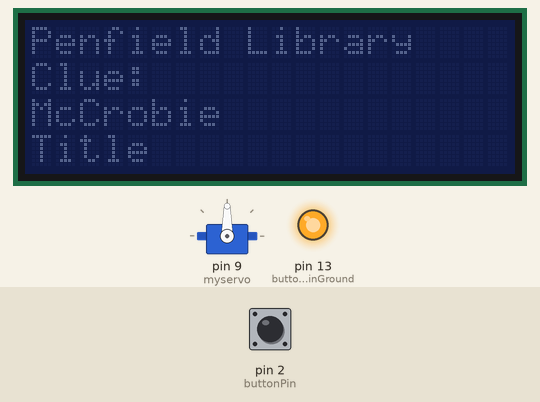
Recording of a sketch running on a simulated Arduino Uno, built with avr-gcc and run on an emulated ATmega328P. Shown: servo, 20×4 character LCD, output pins drawn as LEDs (lit = HIGH). The inputs (shaded band) are chosen by the test bench; at power-on: pin 2 (buttonPin) HIGH. What the sketch prints to the serial monitor is not drawn.

Above: at 1.8 s.
1.9 s: pin 2 (buttonPin) pulled LOW for 0.15 s
At 2.3 s:
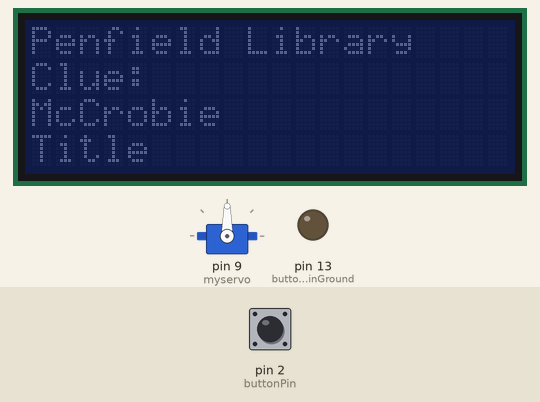
At 13.0 s:
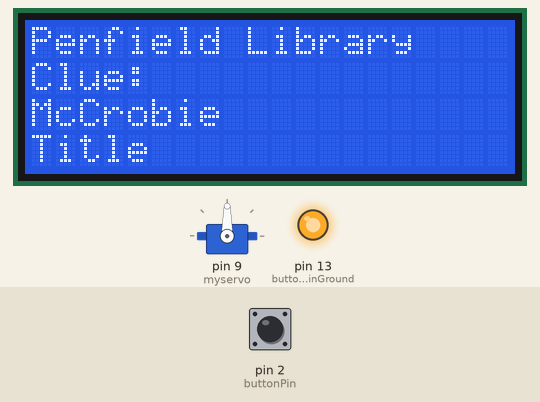
Timing chart, 0 to 13.9 s (numbered marks = the images above; inputs shaded):
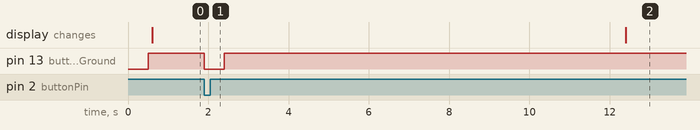

Measured:
- after the input at 1.9 s, pin 13 (buttonPinGround): HIGH → LOW at once, → HIGH 0.50 s later

The sketch:

ClockPuzzleMainBoard.ino
```cpp
#include <Servo.h>
#include <LiquidCrystal_I2C.h>
#include <SoftwareSerial.h>
LiquidCrystal_I2C lcd(0x27, 2, 1, 0, 4, 5, 6, 7, 3, POSITIVE);  // Set the LCD I2C address

Servo myservo;
int pos = 0;

const int servoMinDegrees = 20; // the limits to servo movement
const int servoMaxDegrees = 150;
const int servoPin = 9; // the pin number for the servo signal
int servoPosition = 90;     // the current angle of the servo - starting at 90.
int servoSlowInterval = 100; // millisecs between servo moves
int servoFastInterval = 10;
int servoInterval = servoSlowInterval; // initial millisecs between servo moves
int servoDegrees = 2;       // amount servo moves at each step
                            //    will be changed to negative value for movement in the other direction

unsigned long currentMillis = 0;    // stores the value of millis() in each iteration of loop()
unsigned long previousServoMillis = 0; // the time when the servo was last moved
const int buttonPin = 2;     // the number of the pushbutton pin
int buttonState = 0;         // variable for reading the pushbutton status
const int buttonPinGround = 13;

SoftwareSerial SoftSerial(10, 11); // RX, TX
void setup()
{
 Serial.begin(9600);
  SoftSerial.begin(9600);
  pinMode(buttonPin, INPUT_PULLUP);
  pinMode(buttonPinGround, OUTPUT);
  myservo.attach(9);
  //myservo.write(servoPosition);
  Serial.println("inital");
  digitalWrite(buttonPinGround, LOW);
  delay(500);
  digitalWrite(buttonPinGround, HIGH);
  lcd.begin(20,4);
  //lcd.clear();
  //    lcd.setCursor(0,0); //Start at character 4 on line 0
  //    lcd.print("Penfield Library");
  //    lcd.setCursor(0,1);
  lcd.noBacklight();
  lcd.clear();
      lcd.setCursor(0,0); //Start at character 4 on line 0
      lcd.print("Penfield Library");
      lcd.setCursor(0,1);
      lcd.print("Clue:");
      lcd.setCursor(0,2);
      lcd.print("McCrobie");
      lcd.setCursor(0,3);
      lcd.print("Title");
}


void loop() {

  //currentMillis = millis();

   buttonState = digitalRead(buttonPin);

  // check if the pushbutton is pressed. If it is, the buttonState is HIGH:
  if (buttonState == HIGH) {


  } else {

      SoftSerial.write(123);
      Serial.println("servo");
      //servoSweep();
      Serial.println("MP3");
      digitalWrite(buttonPinGround, LOW);
      delay(500);
      digitalWrite(buttonPinGround, HIGH);
      delay(10000);
      SoftSerial.write(12);
      lcd.backlight();
      delay(5000);
      lcd.noBacklight();
      SoftSerial.write(1234);
       //myservo.write(90);
      //servoSweep();
  }
}
```
